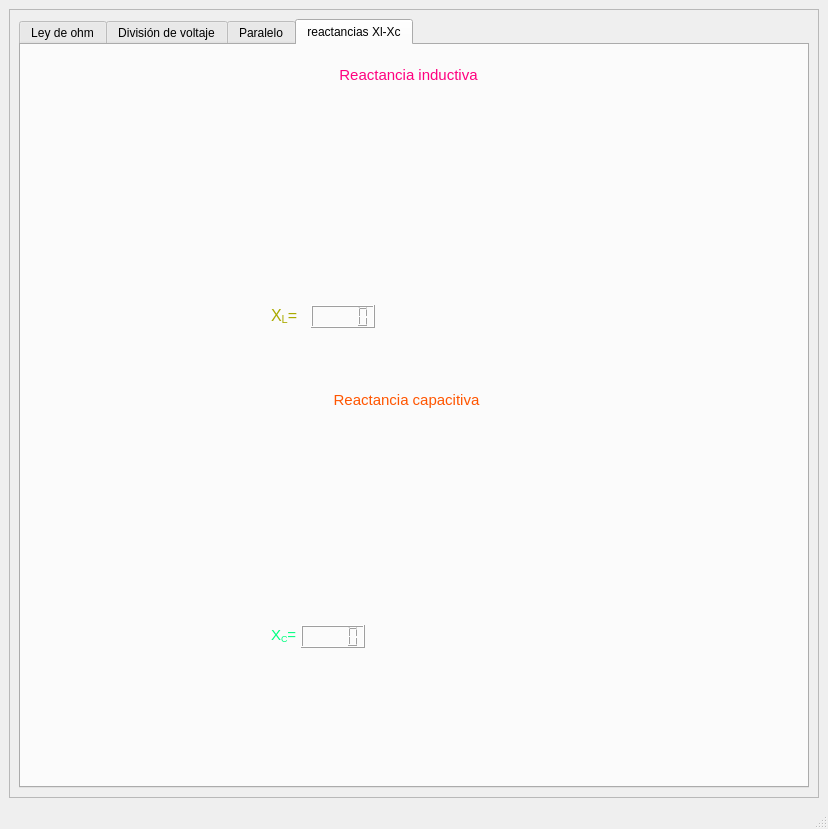
<?xml version="1.0" encoding="UTF-8"?>
<ui version="4.0">
 <class>MainWindow</class>
 <widget class="QMainWindow" name="MainWindow">
  <property name="geometry">
   <rect>
    <x>0</x>
    <y>0</y>
    <width>828</width>
    <height>829</height>
   </rect>
  </property>
  <property name="windowTitle">
   <string>MainWindow</string>
  </property>
  <widget class="QWidget" name="centralwidget">
   <layout class="QHBoxLayout" name="horizontalLayout">
    <item>
     <widget class="QFrame" name="frame">
      <property name="frameShape">
       <enum>QFrame::StyledPanel</enum>
      </property>
      <property name="frameShadow">
       <enum>QFrame::Raised</enum>
      </property>
      <layout class="QVBoxLayout" name="verticalLayout">
       <item>
        <widget class="QTabWidget" name="elementos">
         <property name="currentIndex">
          <number>3</number>
         </property>
         <widget class="QWidget" name="Leydeohm">
          <attribute name="title">
           <string>Ley de ohm</string>
          </attribute>
          <widget class="QLabel" name="enunciado">
           <property name="geometry">
            <rect>
             <x>160</x>
             <y>20</y>
             <width>381</width>
             <height>20</height>
            </rect>
           </property>
           <property name="text">
            <string>&lt;html&gt;&lt;head/&gt;&lt;body&gt;&lt;p&gt;&lt;span style=&quot; font-size:11pt; color:#aa007f;&quot;&gt;Para calcular cualquier valor de las ecuaciones&lt;/span&gt;&lt;/p&gt;&lt;/body&gt;&lt;/html&gt;</string>
           </property>
          </widget>
          <widget class="QLabel" name="formulas">
           <property name="geometry">
            <rect>
             <x>70</x>
             <y>70</y>
             <width>571</width>
             <height>71</height>
            </rect>
           </property>
           <property name="text">
            <string/>
           </property>
           <property name="pixmap">
            <pixmap>Formulas.png</pixmap>
           </property>
           <property name="scaledContents">
            <bool>true</bool>
           </property>
          </widget>
          <widget class="QLabel" name="diagrama">
           <property name="geometry">
            <rect>
             <x>60</x>
             <y>180</y>
             <width>211</width>
             <height>151</height>
            </rect>
           </property>
           <property name="text">
            <string/>
           </property>
           <property name="pixmap">
            <pixmap>diagrama.png</pixmap>
           </property>
           <property name="scaledContents">
            <bool>true</bool>
           </property>
          </widget>
          <widget class="QLabel" name="V">
           <property name="geometry">
            <rect>
             <x>380</x>
             <y>220</y>
             <width>21</width>
             <height>21</height>
            </rect>
           </property>
           <property name="text">
            <string>&lt;html&gt;&lt;head/&gt;&lt;body&gt;&lt;p&gt;&lt;span style=&quot; font-size:11pt; color:#aa00ff;&quot;&gt;V=&lt;/span&gt;&lt;/p&gt;&lt;/body&gt;&lt;/html&gt;</string>
           </property>
          </widget>
          <widget class="QLabel" name="I">
           <property name="geometry">
            <rect>
             <x>380</x>
             <y>255</y>
             <width>21</width>
             <height>31</height>
            </rect>
           </property>
           <property name="text">
            <string>&lt;html&gt;&lt;head/&gt;&lt;body&gt;&lt;p&gt;&lt;span style=&quot; font-size:11pt; color:#aa00ff;&quot;&gt;I=&lt;/span&gt;&lt;/p&gt;&lt;/body&gt;&lt;/html&gt;</string>
           </property>
           <property name="textFormat">
            <enum>Qt::AutoText</enum>
           </property>
          </widget>
          <widget class="QLabel" name="R">
           <property name="geometry">
            <rect>
             <x>380</x>
             <y>300</y>
             <width>21</width>
             <height>21</height>
            </rect>
           </property>
           <property name="text">
            <string>&lt;html&gt;&lt;head/&gt;&lt;body&gt;&lt;p&gt;&lt;span style=&quot; font-size:11pt; color:#aa00ff;&quot;&gt;R=&lt;/span&gt;&lt;/p&gt;&lt;/body&gt;&lt;/html&gt;</string>
           </property>
          </widget>
          <widget class="QLCDNumber" name="displayV">
           <property name="geometry">
            <rect>
             <x>410</x>
             <y>220</y>
             <width>64</width>
             <height>23</height>
            </rect>
           </property>
          </widget>
          <widget class="QLCDNumber" name="displayI">
           <property name="geometry">
            <rect>
             <x>410</x>
             <y>260</y>
             <width>64</width>
             <height>23</height>
            </rect>
           </property>
          </widget>
          <widget class="QLCDNumber" name="displayR">
           <property name="geometry">
            <rect>
             <x>410</x>
             <y>300</y>
             <width>64</width>
             <height>23</height>
            </rect>
           </property>
          </widget>
          <widget class="QLabel" name="Inpotencia">
           <property name="geometry">
            <rect>
             <x>140</x>
             <y>380</y>
             <width>431</width>
             <height>31</height>
            </rect>
           </property>
           <property name="text">
            <string>&lt;html&gt;&lt;head/&gt;&lt;body&gt;&lt;p align=&quot;center&quot;&gt;&lt;span style=&quot; font-size:11pt; color:#aa007f;&quot;&gt;Potencia disipada por el circuito&lt;/span&gt;&lt;/p&gt;&lt;/body&gt;&lt;/html&gt;</string>
           </property>
          </widget>
          <widget class="QLabel" name="potencia">
           <property name="geometry">
            <rect>
             <x>120</x>
             <y>430</y>
             <width>41</width>
             <height>41</height>
            </rect>
           </property>
           <property name="text">
            <string>&lt;html&gt;&lt;head/&gt;&lt;body&gt;&lt;p&gt;&lt;span style=&quot; font-size:11pt; color:#aa00ff;&quot;&gt;P=&lt;/span&gt;&lt;/p&gt;&lt;/body&gt;&lt;/html&gt;</string>
           </property>
          </widget>
          <widget class="QLCDNumber" name="displayP">
           <property name="geometry">
            <rect>
             <x>170</x>
             <y>440</y>
             <width>64</width>
             <height>23</height>
            </rect>
           </property>
          </widget>
         </widget>
         <widget class="QWidget" name="Division">
          <attribute name="title">
           <string>División de voltaje</string>
          </attribute>
          <widget class="QLabel" name="enunciado_2">
           <property name="geometry">
            <rect>
             <x>210</x>
             <y>30</y>
             <width>351</width>
             <height>41</height>
            </rect>
           </property>
           <property name="text">
            <string>&lt;html&gt;&lt;head/&gt;&lt;body&gt;&lt;p&gt;&lt;span style=&quot; font-size:11pt; color:#aaff7f;&quot;&gt;La división de voltaje esta dada por &lt;/span&gt;&lt;/p&gt;&lt;/body&gt;&lt;/html&gt;</string>
           </property>
          </widget>
          <widget class="QLabel" name="formulas_2">
           <property name="geometry">
            <rect>
             <x>140</x>
             <y>90</y>
             <width>171</width>
             <height>141</height>
            </rect>
           </property>
           <property name="text">
            <string/>
           </property>
           <property name="pixmap">
            <pixmap>ecuacion.png</pixmap>
           </property>
           <property name="scaledContents">
            <bool>true</bool>
           </property>
          </widget>
          <widget class="QLabel" name="diagrama_2">
           <property name="geometry">
            <rect>
             <x>380</x>
             <y>80</y>
             <width>161</width>
             <height>151</height>
            </rect>
           </property>
           <property name="text">
            <string/>
           </property>
           <property name="pixmap">
            <pixmap>division.png</pixmap>
           </property>
           <property name="scaledContents">
            <bool>true</bool>
           </property>
          </widget>
          <widget class="QLabel" name="Vr1">
           <property name="geometry">
            <rect>
             <x>90</x>
             <y>270</y>
             <width>41</width>
             <height>41</height>
            </rect>
           </property>
           <property name="text">
            <string>&lt;html&gt;&lt;head/&gt;&lt;body&gt;&lt;p&gt;&lt;span style=&quot; font-size:10pt; color:#00557f;&quot;&gt;V&lt;/span&gt;&lt;span style=&quot; font-size:10pt; color:#00557f; vertical-align:sub;&quot;&gt;R1&lt;/span&gt;&lt;span style=&quot; font-size:10pt; color:#00557f;&quot;&gt;=&lt;/span&gt;&lt;/p&gt;&lt;/body&gt;&lt;/html&gt;</string>
           </property>
          </widget>
          <widget class="QLabel" name="Vr2">
           <property name="geometry">
            <rect>
             <x>90</x>
             <y>320</y>
             <width>41</width>
             <height>41</height>
            </rect>
           </property>
           <property name="text">
            <string>&lt;html&gt;&lt;head/&gt;&lt;body&gt;&lt;p&gt;&lt;span style=&quot; font-size:10pt; color:#00557f;&quot;&gt;V&lt;/span&gt;&lt;span style=&quot; font-size:10pt; color:#00557f; vertical-align:sub;&quot;&gt;R2&lt;/span&gt;&lt;span style=&quot; font-size:10pt; color:#00557f;&quot;&gt;=&lt;/span&gt;&lt;/p&gt;&lt;/body&gt;&lt;/html&gt;</string>
           </property>
          </widget>
          <widget class="QLCDNumber" name="displayVr1">
           <property name="geometry">
            <rect>
             <x>140</x>
             <y>280</y>
             <width>64</width>
             <height>23</height>
            </rect>
           </property>
          </widget>
          <widget class="QLCDNumber" name="displayVr2">
           <property name="geometry">
            <rect>
             <x>140</x>
             <y>330</y>
             <width>64</width>
             <height>23</height>
            </rect>
           </property>
          </widget>
         </widget>
         <widget class="QWidget" name="Paralelo">
          <attribute name="title">
           <string>Paralelo</string>
          </attribute>
          <widget class="QLabel" name="enunciado_3">
           <property name="geometry">
            <rect>
             <x>0</x>
             <y>20</y>
             <width>751</width>
             <height>31</height>
            </rect>
           </property>
           <property name="text">
            <string>&lt;html&gt;&lt;head/&gt;&lt;body&gt;&lt;p align=&quot;center&quot;&gt;&lt;span style=&quot; font-size:11pt; color:#ff557f;&quot;&gt;Para dos resistencias en paralelo la ecuacion esta dada por&lt;/span&gt;&lt;/p&gt;&lt;/body&gt;&lt;/html&gt;</string>
           </property>
          </widget>
          <widget class="QLabel" name="ecuacionrt">
           <property name="geometry">
            <rect>
             <x>130</x>
             <y>160</y>
             <width>181</width>
             <height>51</height>
            </rect>
           </property>
           <property name="text">
            <string/>
           </property>
           <property name="pixmap">
            <pixmap>resistencia-serie-formula.png</pixmap>
           </property>
           <property name="scaledContents">
            <bool>true</bool>
           </property>
          </widget>
          <widget class="QLabel" name="diagramapara">
           <property name="geometry">
            <rect>
             <x>350</x>
             <y>120</y>
             <width>271</width>
             <height>151</height>
            </rect>
           </property>
           <property name="text">
            <string/>
           </property>
           <property name="pixmap">
            <pixmap>paralelo.png</pixmap>
           </property>
           <property name="scaledContents">
            <bool>true</bool>
           </property>
          </widget>
          <widget class="QLabel" name="rt">
           <property name="geometry">
            <rect>
             <x>290</x>
             <y>310</y>
             <width>71</width>
             <height>61</height>
            </rect>
           </property>
           <property name="text">
            <string>&lt;html&gt;&lt;head/&gt;&lt;body&gt;&lt;p&gt;&lt;span style=&quot; font-size:11pt; color:#ffaa00;&quot;&gt;R&lt;/span&gt;&lt;span style=&quot; font-size:11pt; color:#ffaa00; vertical-align:sub;&quot;&gt;T&lt;/span&gt;&lt;span style=&quot; font-size:11pt; color:#ffaa00;&quot;&gt;=&lt;/span&gt;&lt;/p&gt;&lt;/body&gt;&lt;/html&gt;</string>
           </property>
          </widget>
          <widget class="QLCDNumber" name="displayrt">
           <property name="geometry">
            <rect>
             <x>360</x>
             <y>330</y>
             <width>64</width>
             <height>23</height>
            </rect>
           </property>
          </widget>
         </widget>
         <widget class="QWidget" name="reactancias">
          <attribute name="title">
           <string>reactancias Xl-Xc</string>
          </attribute>
          <widget class="QLabel" name="enunciado_4">
           <property name="geometry">
            <rect>
             <x>2</x>
             <y>20</y>
             <width>771</width>
             <height>20</height>
            </rect>
           </property>
           <property name="text">
            <string>&lt;html&gt;&lt;head/&gt;&lt;body&gt;&lt;p align=&quot;center&quot;&gt;&lt;span style=&quot; font-size:11pt; color:#ff007f;&quot;&gt;Reactancia inductiva&lt;/span&gt;&lt;/p&gt;&lt;/body&gt;&lt;/html&gt;</string>
           </property>
          </widget>
          <widget class="QLabel" name="enunciado_5">
           <property name="geometry">
            <rect>
             <x>0</x>
             <y>340</y>
             <width>771</width>
             <height>31</height>
            </rect>
           </property>
           <property name="text">
            <string>&lt;html&gt;&lt;head/&gt;&lt;body&gt;&lt;p align=&quot;center&quot;&gt;&lt;span style=&quot; font-size:11pt; color:#ff5500;&quot;&gt;Reactancia capacitiva&lt;/span&gt;&lt;/p&gt;&lt;/body&gt;&lt;/html&gt;</string>
           </property>
          </widget>
          <widget class="QLabel" name="xl">
           <property name="geometry">
            <rect>
             <x>210</x>
             <y>90</y>
             <width>151</width>
             <height>51</height>
            </rect>
           </property>
           <property name="text">
            <string/>
           </property>
           <property name="pixmap">
            <pixmap>inductor1.png</pixmap>
           </property>
           <property name="scaledContents">
            <bool>true</bool>
           </property>
          </widget>
          <widget class="QLabel" name="xc">
           <property name="geometry">
            <rect>
             <x>190</x>
             <y>420</y>
             <width>151</width>
             <height>61</height>
            </rect>
           </property>
           <property name="text">
            <string/>
           </property>
           <property name="pixmap">
            <pixmap>capacitivo.png</pixmap>
           </property>
           <property name="scaledContents">
            <bool>true</bool>
           </property>
          </widget>
          <widget class="QLabel" name="xc_2">
           <property name="geometry">
            <rect>
             <x>250</x>
             <y>570</y>
             <width>41</width>
             <height>41</height>
            </rect>
           </property>
           <property name="text">
            <string>&lt;html&gt;&lt;head/&gt;&lt;body&gt;&lt;p&gt;&lt;span style=&quot; font-size:11pt; color:#00ff7f;&quot;&gt;X&lt;/span&gt;&lt;span style=&quot; font-size:11pt; color:#00ff7f; vertical-align:sub;&quot;&gt;C&lt;/span&gt;&lt;span style=&quot; font-size:11pt; color:#00ff7f;&quot;&gt;=&lt;/span&gt;&lt;/p&gt;&lt;/body&gt;&lt;/html&gt;</string>
           </property>
          </widget>
          <widget class="QLabel" name="xl_2">
           <property name="geometry">
            <rect>
             <x>250</x>
             <y>250</y>
             <width>61</width>
             <height>41</height>
            </rect>
           </property>
           <property name="text">
            <string>&lt;html&gt;&lt;head/&gt;&lt;body&gt;&lt;p&gt;&lt;span style=&quot; font-size:12pt; color:#aaaa00;&quot;&gt;X&lt;/span&gt;&lt;span style=&quot; font-size:12pt; color:#aaaa00; vertical-align:sub;&quot;&gt;L&lt;/span&gt;&lt;span style=&quot; font-size:12pt; color:#aaaa00;&quot;&gt;=&lt;/span&gt;&lt;/p&gt;&lt;/body&gt;&lt;/html&gt;</string>
           </property>
          </widget>
          <widget class="QLCDNumber" name="displayxc">
           <property name="geometry">
            <rect>
             <x>280</x>
             <y>580</y>
             <width>64</width>
             <height>23</height>
            </rect>
           </property>
          </widget>
          <widget class="QLCDNumber" name="displayxl">
           <property name="geometry">
            <rect>
             <x>290</x>
             <y>260</y>
             <width>64</width>
             <height>23</height>
            </rect>
           </property>
          </widget>
          <widget class="QLabel" name="diagramaxl">
           <property name="geometry">
            <rect>
             <x>380</x>
             <y>60</y>
             <width>151</width>
             <height>151</height>
            </rect>
           </property>
           <property name="text">
            <string/>
           </property>
           <property name="pixmap">
            <pixmap>inductor.png</pixmap>
           </property>
           <property name="scaledContents">
            <bool>true</bool>
           </property>
          </widget>
          <widget class="QLabel" name="diagramaxc">
           <property name="geometry">
            <rect>
             <x>360</x>
             <y>370</y>
             <width>211</width>
             <height>181</height>
            </rect>
           </property>
           <property name="text">
            <string/>
           </property>
           <property name="pixmap">
            <pixmap>cap.png</pixmap>
           </property>
           <property name="scaledContents">
            <bool>true</bool>
           </property>
          </widget>
         </widget>
        </widget>
       </item>
      </layout>
     </widget>
    </item>
   </layout>
  </widget>
  <widget class="QMenuBar" name="menubar">
   <property name="geometry">
    <rect>
     <x>0</x>
     <y>0</y>
     <width>828</width>
     <height>26</height>
    </rect>
   </property>
  </widget>
  <widget class="QStatusBar" name="statusbar"/>
 </widget>
 <resources/>
 <connections/>
</ui>
